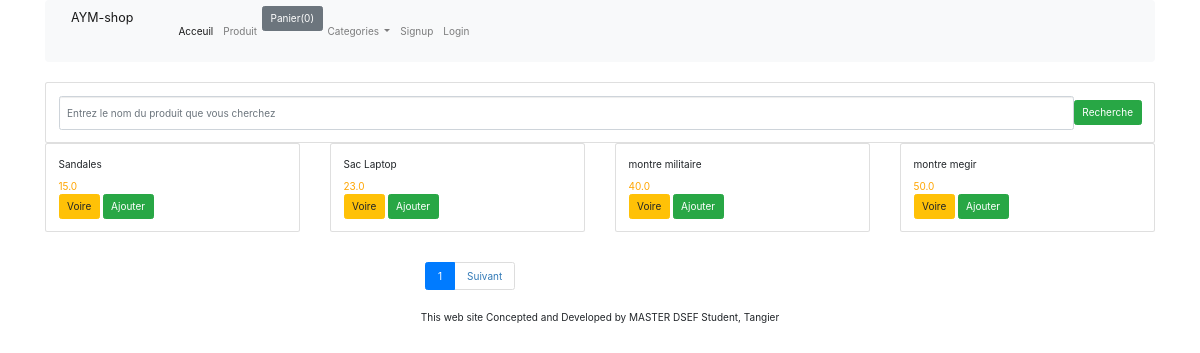
The page / on the database its author committed.
### shop/models.py (models this page shows, shortened)
class Product(models.Model):
    title = models.CharField(max_length=200)
    price = models.FloatField()
    description = models.TextField()
    category = models.ForeignKey(Category, related_name='category', on_delete=models.CASCADE)
    image = models.CharField(max_length=5000)
    date_added = models.DateTimeField(auto_now=True)
    class Meta:
        ordering = ['-date_added']

### shop/views.py (the view)
# urls.py: path('', index, name='home'),
def index(request):
    product_object = Product.objects.all()
    item_name = request.GET.get('item-name')
    if item_name !='' and item_name is not None:
        product_object = Product.objects.filter(title__icontains=item_name)
    paginator = Paginator(product_object, 4)
    page = request.GET.get('page')
    product_object = paginator.get_page(page)
    return render(request, 'shop/index.html', {'product_object': product_object})

### shop/context_processors.py (called while the page is built)
def categories_processor(request):
    categories = Category.objects.all()
    return {'categories': categories}

### shop/templates/shop/index.html (shortened to what this page needs)
{% extends "shop/base.html" %}
{% block content %}
    <div class="row">
        <div class="col-md-12">
            <form class="card card-sm">
                <div class="card-body row no-gutters align-items-center">
                    <div class="col">
                        <input type="search" placeholder="Entrez le nom du produit que vous cherchez" name="item-name" class="form-control form-control-borderless">
                    </div>
                    <div class="col-auto">
                        <button type="submit" class="btn btn-success">Recherche</button>
                    </div>
                </div>
            </form>
        </div>
    </div>
    <div class="row">
        {% for product in product_object %}
        <div class="col-md-3">
            <div class="card">
                <div class="card-body">
                    <div id="aa{{ product.id }}" class="card-title">{{ product.title }} </div>
                    <div id="price{{ product.id }}" style="color:orange" class="card-text"> {{ product.price }}</div>
                    <a href="{{ product.id }}" class="btn btn-warning">Voire</a>
                    <button id="{{ product.id }}" class="btn ted btn-success">Ajouter</button>
                </div>
            </div>
        </div>
        {% endfor %}
    </div>
    <div class="row mt-3">
        <div class="col-md-3 offset-md-4">
            <ul class="pagination">
                   <li class="page-item active">
                       <a class="page-link" href="?page={{ product_object.number}}">{{ product_object.number}}</a>
                   </li>
                {% if product_object.has_next %}
                <li class="page-item">
                    <a class="page-link" href="?page={{ product_object.next_page_number }}">Suivant</a>
                </li>
            {% endif %}
            </ul>
        </div>
    </div>
{% endblock %}

### rows shown on the page
Product: title "Sandales", price "15.0"
Product: title "Sac Laptop", price "23.0"
Product: title "montre militaire", price "40.0"
Product: title "montre megir", price "50.0"

### other values the page prints
{{ product_object.number }} "1"
